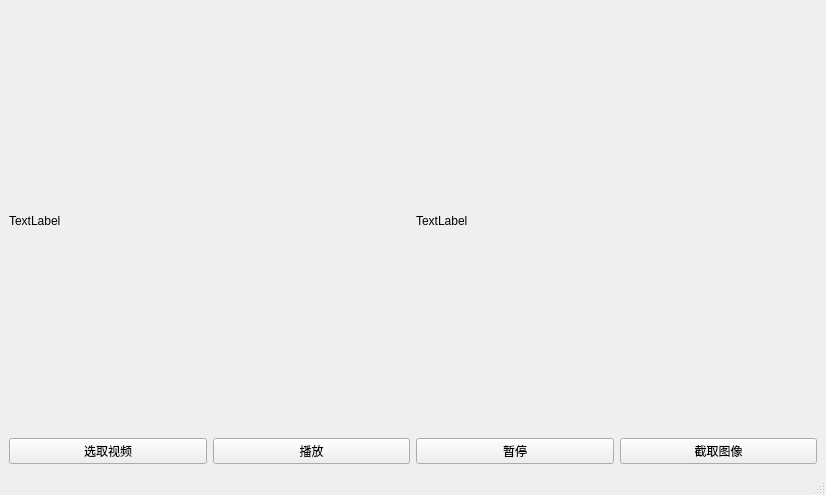
<?xml version="1.0" encoding="UTF-8"?>
<ui version="4.0">
 <class>MainWindow_6</class>
 <widget class="QMainWindow" name="MainWindow_6">
  <property name="geometry">
   <rect>
    <x>0</x>
    <y>0</y>
    <width>826</width>
    <height>495</height>
   </rect>
  </property>
  <property name="windowTitle">
   <string>视频</string>
  </property>
  <widget class="QWidget" name="centralwidget">
   <layout class="QVBoxLayout" name="verticalLayout">
    <item>
     <layout class="QHBoxLayout" name="horizontalLayout">
      <item>
       <widget class="QLabel" name="label">
        <property name="minimumSize">
         <size>
          <width>400</width>
          <height>400</height>
         </size>
        </property>
        <property name="text">
         <string>TextLabel</string>
        </property>
       </widget>
      </item>
      <item>
       <widget class="QLabel" name="label_2">
        <property name="minimumSize">
         <size>
          <width>400</width>
          <height>400</height>
         </size>
        </property>
        <property name="text">
         <string>TextLabel</string>
        </property>
       </widget>
      </item>
     </layout>
    </item>
    <item>
     <layout class="QHBoxLayout" name="horizontalLayout_2">
      <item>
       <widget class="QPushButton" name="pushButton">
        <property name="text">
         <string>选取视频</string>
        </property>
       </widget>
      </item>
      <item>
       <widget class="QPushButton" name="pushButton_2">
        <property name="text">
         <string>播放</string>
        </property>
       </widget>
      </item>
      <item>
       <widget class="QPushButton" name="pushButton_3">
        <property name="text">
         <string>暂停</string>
        </property>
       </widget>
      </item>
      <item>
       <widget class="QPushButton" name="pushButton_4">
        <property name="text">
         <string>截取图像</string>
        </property>
       </widget>
      </item>
     </layout>
    </item>
   </layout>
  </widget>
  <widget class="QMenuBar" name="menubar">
   <property name="geometry">
    <rect>
     <x>0</x>
     <y>0</y>
     <width>826</width>
     <height>21</height>
    </rect>
   </property>
  </widget>
  <widget class="QStatusBar" name="statusbar"/>
 </widget>
 <resources/>
 <connections/>
</ui>
